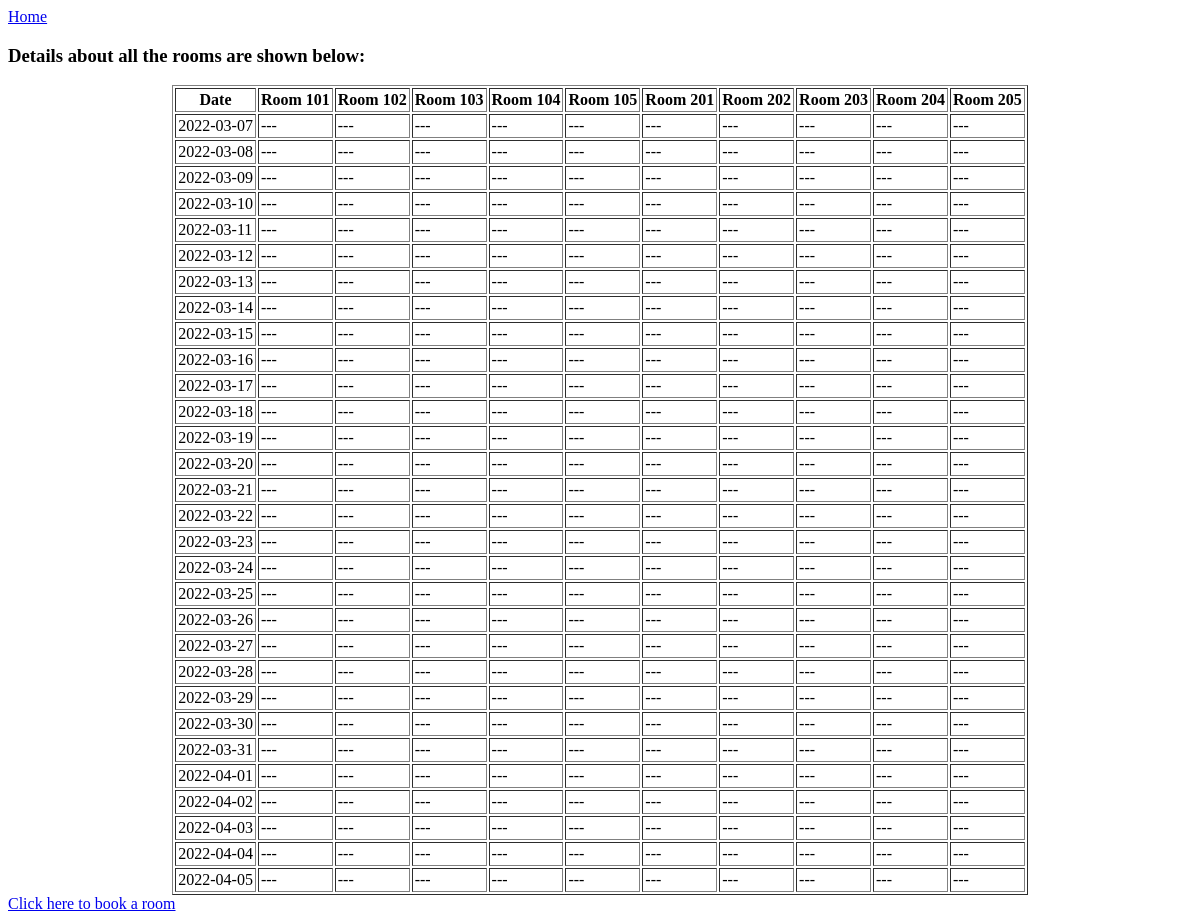
/room/details, run on an earlier commit of the app's database.
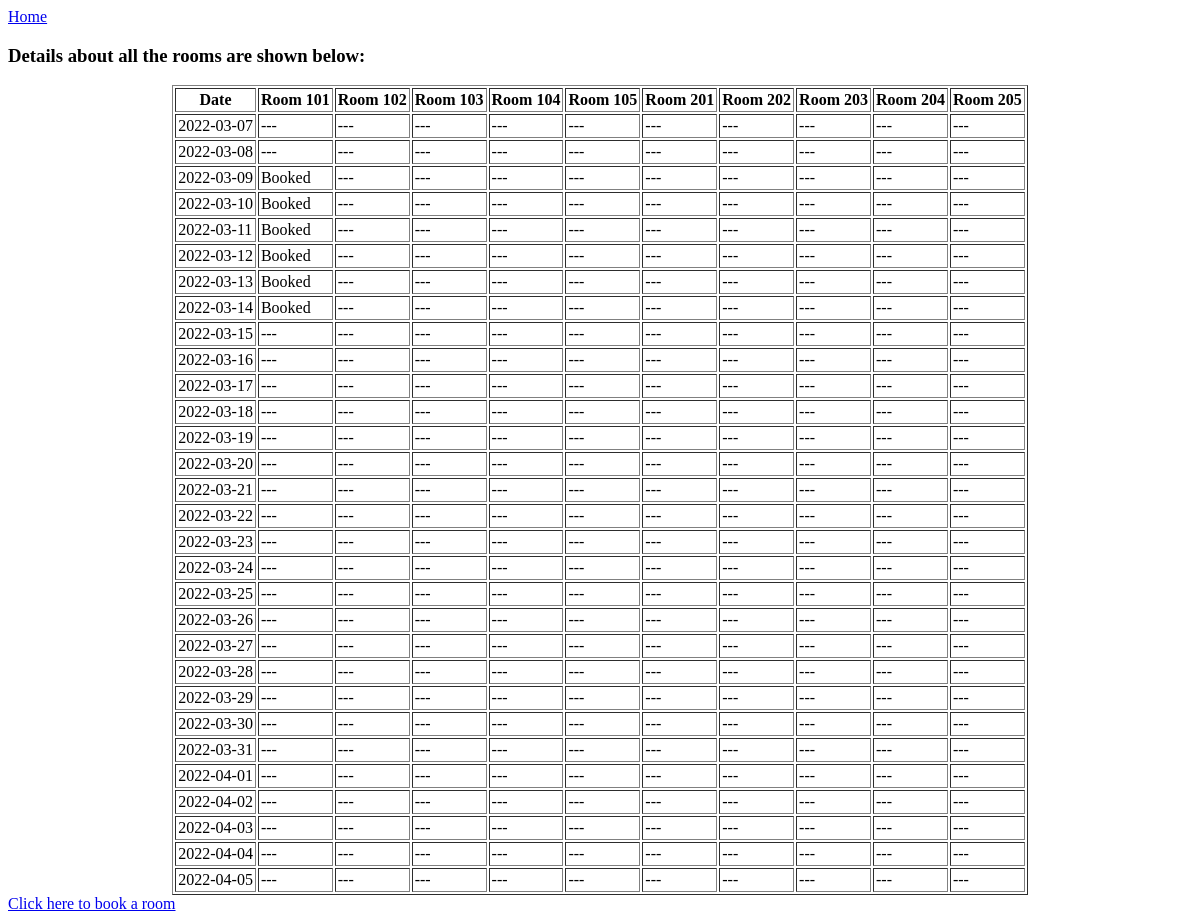
And on a later commit of the database.
### tables this page shows
CREATE TABLE availability(Date TEXT PRIMARY KEY, "101" INTEGER, "102" INTEGER, "103" INTEGER, "104" INTEGER, "105" INTEGER, "201" INTEGER, "202" INTEGER, "203" INTEGER, "204" INTEGER, "205" INTEGER);

### app.py (the view)
@app.route('/room/details')
def room_details():
    availability = database.get_room_details()
    return render_template('show_room_details.html', availability=availability)

### utils/database.py (called while the page is built)
def get_room_details() -> list[dict]:
    with DatabaseConnection('data.db') as connection:
        cursor = connection.cursor()
        cursor.execute(f'SELECT * FROM availability')
        availability = [{'Date': row[0],
                         'Room-101': row[1], 'Room-102': row[2], 'Room-103': row[3], 'Room-104': row[4],
                         'Room-105': row[5],
                         'Room-201': row[6], 'Room-202': row[7], 'Room-203': row[8], 'Room-204': row[9],
                         'Room-205': row[10],
                         } for row in cursor.fetchall()]
        return availability

### utils/database_connection.py (called while the page is built)
    def __enter__(self):
        self.connection = sqlite3.connect(self.host)
        return self.connection

    def __exit__(self, exc_type, exc_val, exc_tb):
        if exc_type or exc_val or exc_tb:
            self.connection.close()
        else:
            self.connection.commit()
            self.connection.close()

### templates/show_room_details.html (shortened to what this page needs)
{% extends 'base_jinja.html' %}
{% block content %}
<div class="rooms">
    <h3>Details about all the rooms are shown below: </h3>
    <center>
    <table border="1px" cellpadding="2px">
        <tr>
            <th>Date</th>
            <th>Room 101</th>
            <th>Room 102</th>
            <th>Room 103</th>
            <th>Room 104</th>
            <th>Room 105</th>
            <th>Room 201</th>
            <th>Room 202</th>
            <th>Room 203</th>
            <th>Room 204</th>
            <th>Room 205</th>
        </tr>
        {% for room in availability %}
        <tr>
            <td>{{ room['Date'] }}</td>
            <td>{{ '---' if room['Room-101'] else 'Booked'}}</td>
            <td>{{ '---' if room['Room-102'] else 'Booked'}}</td>
            <td>{{ '---' if room['Room-103'] else 'Booked'}}</td>
            <td>{{ '---' if room['Room-104'] else 'Booked'}}</td>
            <td>{{ '---' if room['Room-105'] else 'Booked'}}</td>
            <td>{{ '---' if room['Room-201'] else 'Booked'}}</td>
            <td>{{ '---' if room['Room-202'] else 'Booked'}}</td>
            <td>{{ '---' if room['Room-203'] else 'Booked'}}</td>
            <td>{{ '---' if room['Room-204'] else 'Booked'}}</td>
            <td>{{ '---' if room['Room-205'] else 'Booked'}}</td>
        </tr>
        {% endfor %}
    </table>
    </center>
</div>
<div class="booking">
    <a href="{{ url_for('booking') }}">Click here to book a room</a>
</div>
{% endblock %}

What changed in the data, as far as the page shows it:
changed availability "2022-03-09": value "---" → "Booked"
changed availability "2022-03-10": value "---" → "Booked"
changed availability "2022-03-11": value "---" → "Booked"
changed availability "2022-03-12": value "---" → "Booked"
changed availability "2022-03-13": value "---" → "Booked"
changed availability "2022-03-14": value "---" → "Booked"
